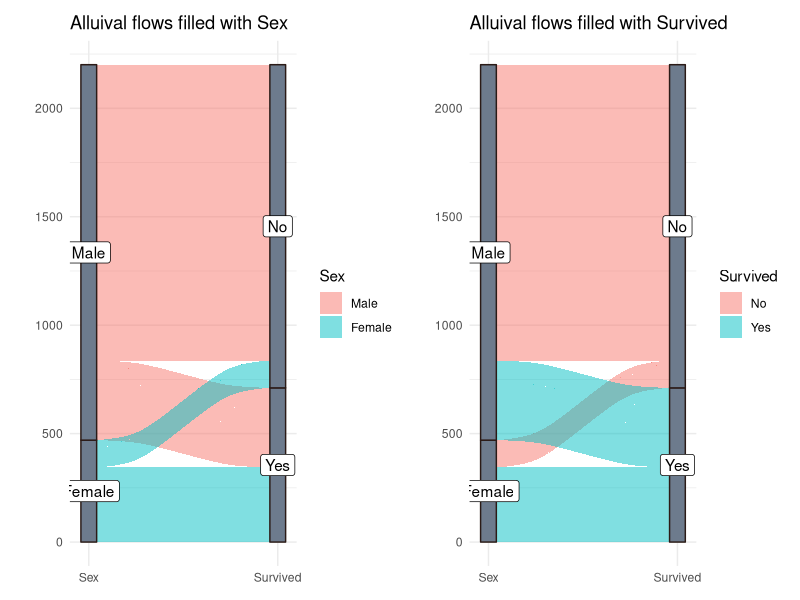
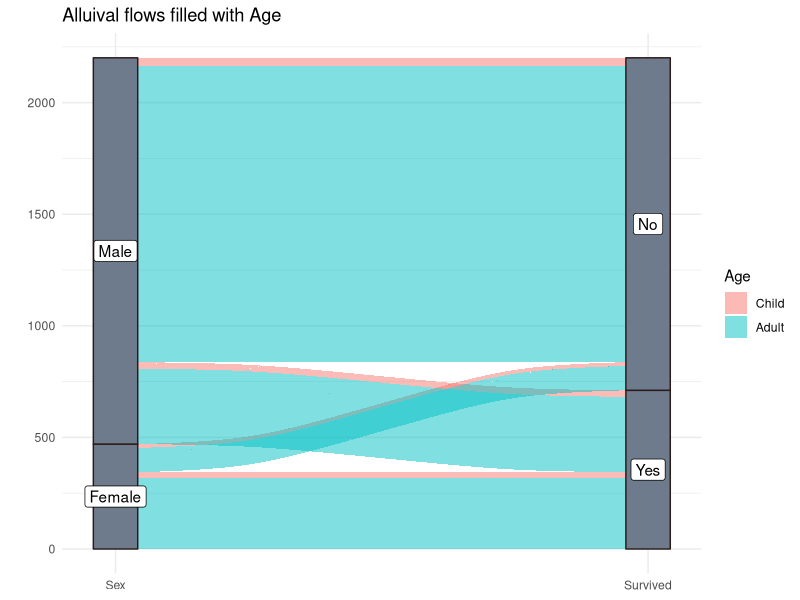
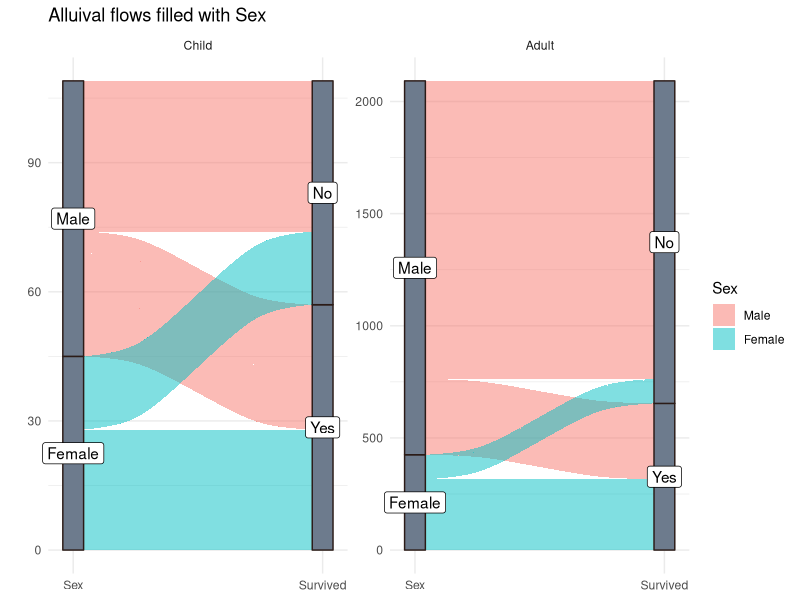
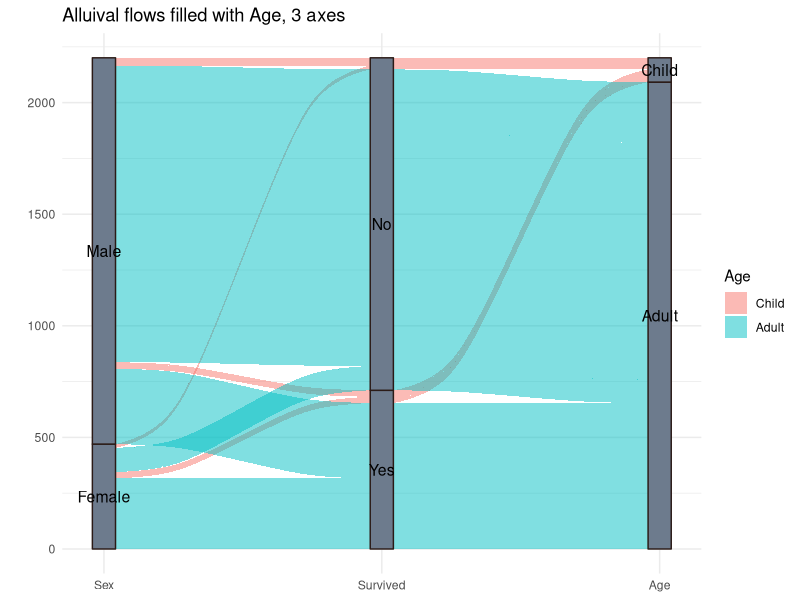

R code for these plots, in order:
## ---- chunk 1
library(ggalluvial)
library(patchwork)
## ---- chunk 2
data(Titanic)
dat<-as.data.frame(Titanic)
## ---- chunk 3
pp1<-ggplot(dat,aes(y = Freq, axis1 = Sex, axis2 = Survived)) +
        geom_alluvium(aes(fill=Sex),width = 1/12)+
        geom_stratum(width = 1/12, fill = "#6D7B8D", color = "#2B1B17") +
        geom_label(stat = "stratum", aes(label = after_stat(stratum))) +
        scale_x_discrete(limits = c("Sex", "Survived"), expand = c(.05, .05)) +
        theme_minimal()+
		ggtitle('Alluival flows filled with Sex') +labs(y='')
  
pp2<-ggplot(dat,aes(y = Freq, axis1 = Sex, axis2 = Survived)) +
        geom_alluvium(aes(fill=Survived),width = 1/12)+
        geom_stratum(width = 1/12, fill = "#6D7B8D", color = "#2B1B17") +
        geom_label(stat = "stratum", aes(label = after_stat(stratum))) +
        scale_x_discrete(limits = c("Sex", "Survived"), expand = c(.05, .05)) +
		theme_minimal()+
        ggtitle('Alluival flows filled with Survived') +labs(y='')


pp1+pp2
## ---- chunk 4

ggplot(dat,aes(y = Freq, axis1 = Sex, axis2 = Survived)) +
        geom_alluvium(aes(fill=Age),width = 1/12)+
        geom_stratum(width = 1/12, fill = "#6D7B8D", color = "#2B1B17") +
        geom_label(stat = "stratum", aes(label = after_stat(stratum))) +
        scale_x_discrete(limits = c("Sex", "Survived"), expand = c(.05, .05)) +
        theme_minimal()+
		ggtitle('Alluival flows filled with Age') +labs(y='')
		
## ---- chunk 5
ggplot(dat,aes(y = Freq, axis1 = Sex, axis2 = Survived)) +
        geom_alluvium(aes(fill=Sex),width = 1/12)+
        geom_stratum(width = 1/12, fill = "#6D7B8D", color = "#2B1B17") +
        geom_label(stat = "stratum", aes(label = after_stat(stratum))) +
        scale_x_discrete(limits = c("Sex", "Survived"), expand = c(.05, .05)) +
        theme_minimal()+
		ggtitle('Alluival flows filled with Sex') +labs(y='') +
		facet_wrap(~ Age, scales = "free_y") +
		coord_cartesian(clip = 'off')

## ---- chunk 6

ggplot(dat,aes(y = Freq, axis1 = Sex, axis2 = Survived, axis3=Age)) +
        geom_alluvium(aes(fill=Age),width = 1/12)+
        geom_stratum(width = 1/12, fill = "#6D7B8D", color = "#2B1B17") +
        geom_text(stat = "stratum", aes(label = after_stat(stratum)),size=4) +
        scale_x_discrete(limits = c("Sex", "Survived","Age"), expand = c(.05, .05)) +
        theme_minimal()+
		ggtitle('Alluival flows filled with Age, 3 axes') +labs(y='') +
		coord_cartesian(clip = 'off')
		
